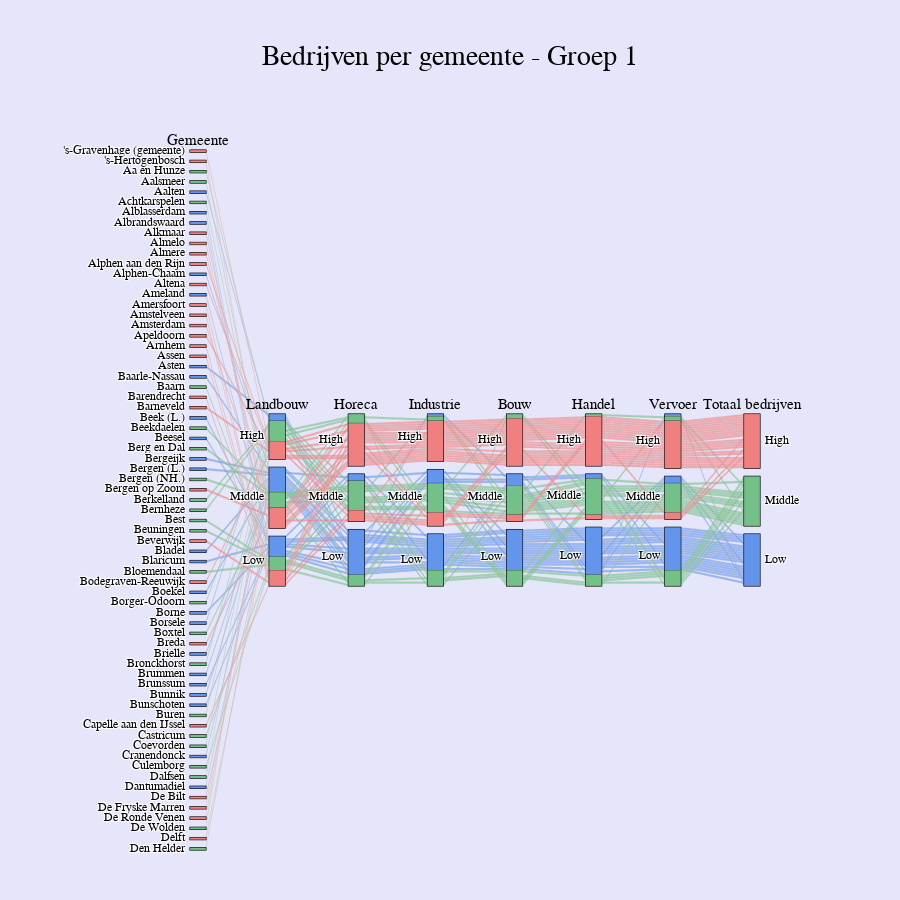
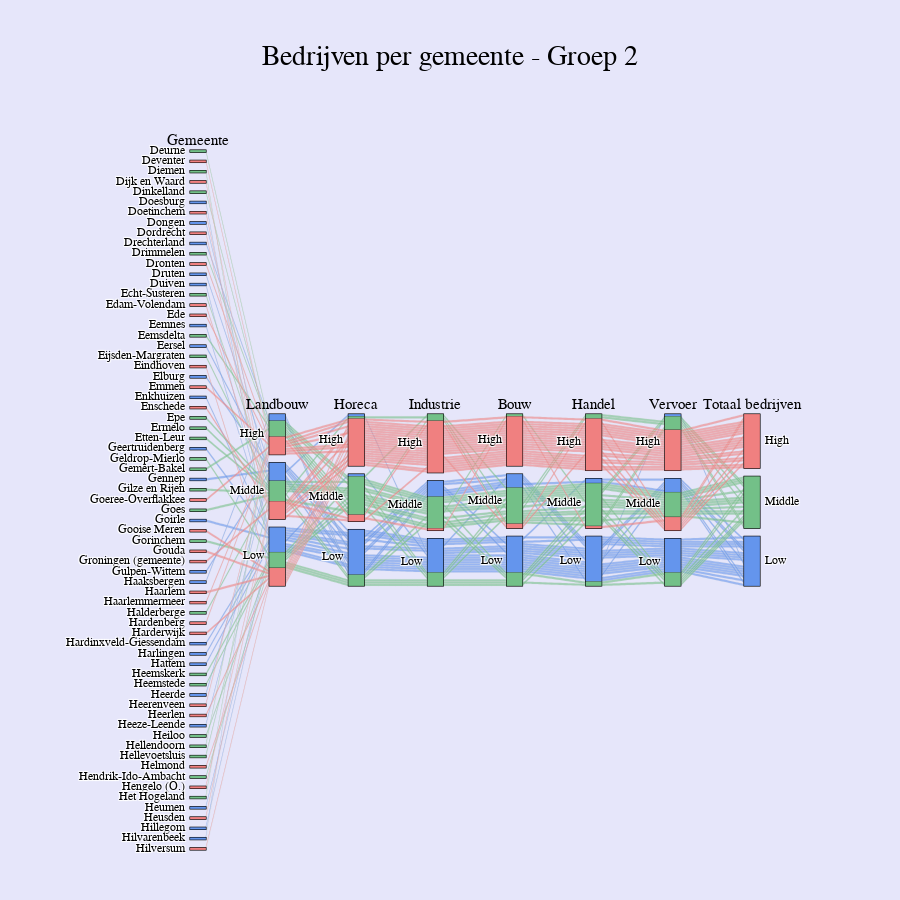
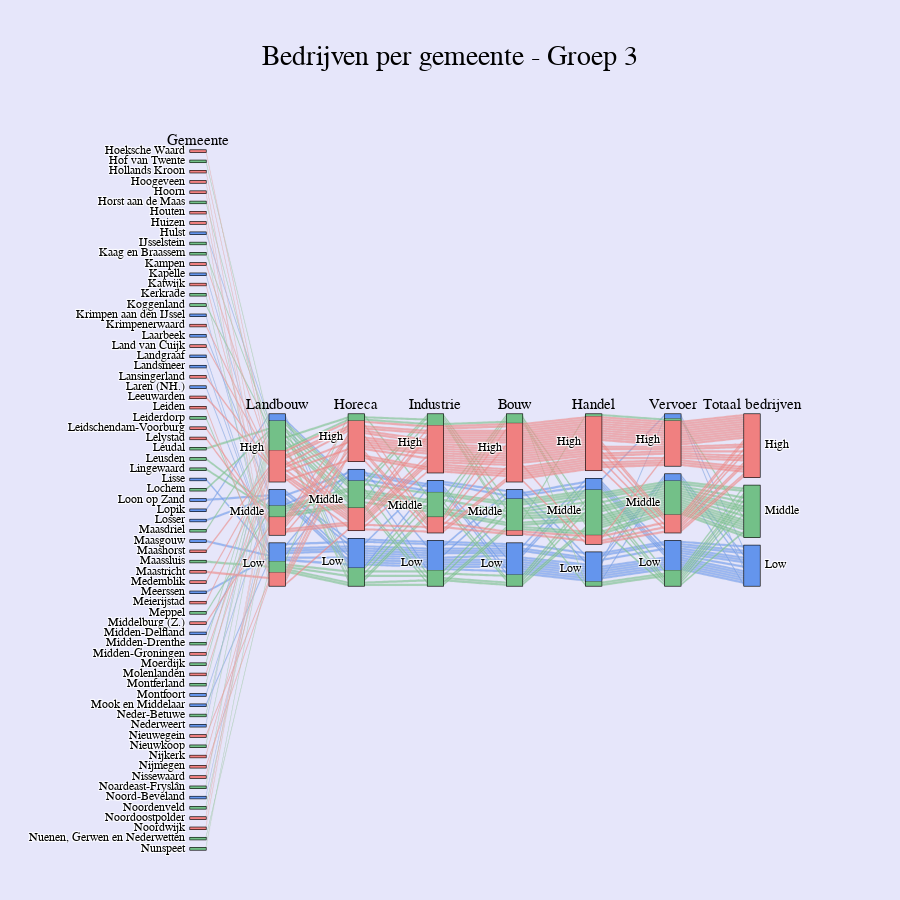
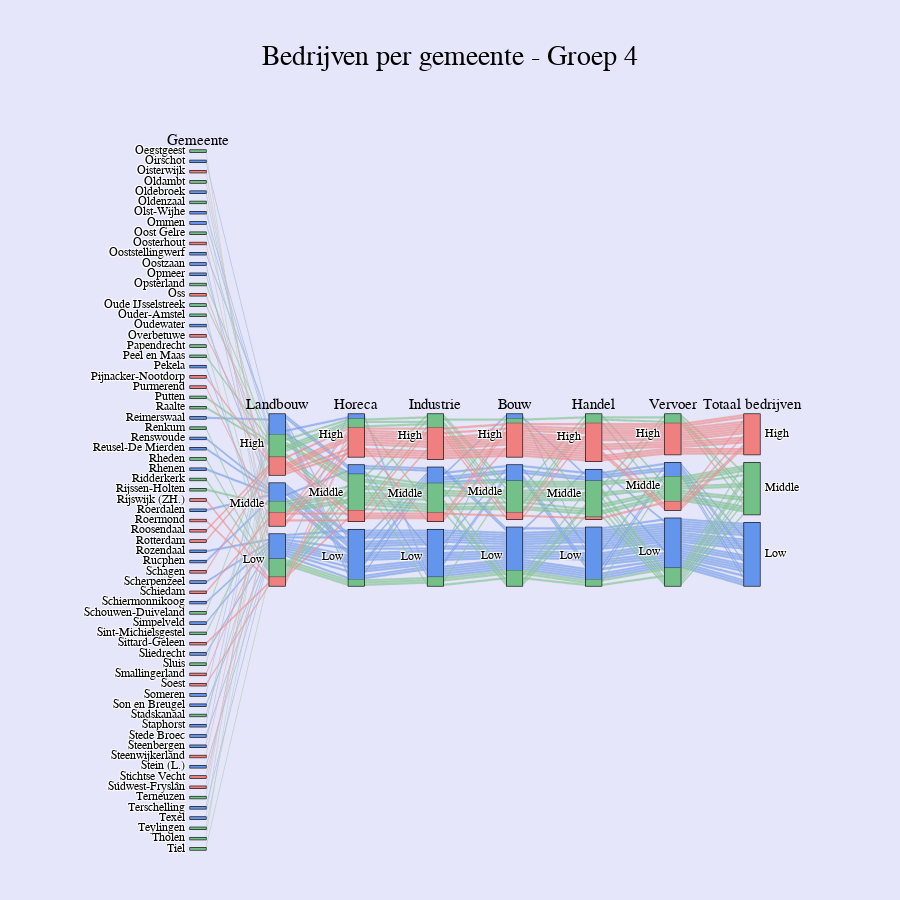

Write notebook code for charts like these, in order.
### Code cell
# Plot Vestigingen van bedrijven in Nederlandse gemeentes

# Load the new dataset
df = pd.read_csv('vestigingen_van_bedrijven_schoongemaakt.csv')

# Classify the number of companies into 'Low', 'Middle', and 'High'
df['company_qcut'] = pd.qcut(df['A-U Alle economische activiteiten'], q=3, labels=['Low', 'Middle', 'High'])
df['I Horeca_qcut'] = pd.qcut(df['I Horeca'], q=3, labels=['Low', 'Middle', 'High'])
df['A Landbouw, bosbouw en visserij_qcut'] = pd.qcut(df['A Landbouw, bosbouw en visserij'], q=3, labels=['Low', 'Middle', 'High'])
df['C Industrie_qcut'] = pd.qcut(df['C Industrie'], q=3, labels=['Low', 'Middle', 'High'])
df['F Bouwnijverheid_qcut'] = pd.qcut(df['F Bouwnijverheid'], q=3, labels=['Low', 'Middle', 'High'])
df['G Handel_qcut'] = pd.qcut(df['G Handel'], q=3, labels=['Low', 'Middle', 'High'])
df['H Vervoer en opslag_qcut'] = pd.qcut(df['H Vervoer en opslag'], q=3, labels=['Low', 'Middle', 'High'])

# Sort the dataframe by municipality
df = df.sort_values("Regio's")

# Split the municipalities into 4 equal groups
num_groups = 5
df['group'] = pd.qcut(range(len(df)), num_groups, labels=False)


# Define a function to create a plot for a specific group
def create_plot(group):
    group_df = df[df['group'] == group]
    dimensions = [
        {'label': 'Gemeente', 'values': group_df["Regio's"], 'categoryorder': 'category ascending', 'ticktext': [_ for _ in group_df["I Horeca"]]},
        {'label': 'Landbouw', 'values': group_df["A Landbouw, bosbouw en visserij_qcut"], 'categoryorder': 'array', 'categoryarray': ['High', 'Middle', 'Low']},
        {'label': 'Horeca', 'values': group_df["I Horeca_qcut"], 'categoryorder': 'array', 'categoryarray': ['High', 'Middle', 'Low']},
        {'label': 'Industrie', 'values': group_df["C Industrie_qcut"], 'categoryorder': 'array', 'categoryarray': ['High', 'Middle', 'Low']},
        {'label': 'Bouw', 'values': group_df["F Bouwnijverheid_qcut"], 'categoryorder': 'array', 'categoryarray': ['High', 'Middle', 'Low']},
        {'label': 'Handel', 'values': group_df["G Handel_qcut"], 'categoryorder': 'array', 'categoryarray': ['High', 'Middle', 'Low']},
        {'label': 'Vervoer', 'values': group_df["H Vervoer en opslag_qcut"], 'categoryorder': 'array', 'categoryarray': ['High', 'Middle', 'Low']},
        {'label': 'Totaal bedrijven', 'values': group_df['company_qcut'], 'categoryorder': 'array', 'categoryarray': ['High', 'Middle', 'Low']}
    ]
    colors = {'Low': 0, 'Middle': 0.5, 'High': 1}
    # color_scale = [[0, '#A8E0B7'], [0.5, '#73C088'], [1, '#397D54']]
    color_scale = [[0, 'cornflowerblue'], [0.5, '#73C088'], [1, 'lightcoral']]
    color_vals = group_df['company_qcut'].map(colors)
    fig = go.Figure(go.Parcats(
        dimensions=dimensions,
        line={'color': color_vals, 'colorscale': color_scale},
        labelfont={'size': 15},
        tickfont={'size': 12},
        # dimensiondefaults={'ticktext': ['Low', 'Middle', 'High']}
    ))
    
    
    
    
    
    fig.update_layout(
        # title=f'Bedrijven per gemeente - Group {group + 1}',
        height=900,
        title={
        'text': f'Bedrijven per gemeente - Groep {group + 1}',
        'y':0.95,
        'x':0.5,
        'xanchor': 'center',
        'yanchor': 'top'
        },
        font=dict(
            family="Courier New, monospace",
            size=20,
            # color="#235D3A"
            color='black' 
        ),
        margin=dict(l=150, r=100, t=150, b=50),
        plot_bgcolor='red',
        paper_bgcolor='lavender',
        bargap=1,
    )
    
    return fig

# Create plots for each group
for group in range(num_groups):
    fig = create_plot(group)
    fig.show()

### Figure 1 — Plotly figure (JSON) as saved in the notebook; plotly's stock layout.template omitted (floating-point values rounded to 4 significant figures)
{"data": [{"dimensions": [{"categoryorder": "category ascending", "label": "Gemeente", "ticktext": [3050, 770, 150, 110, 90, 80, 55, 55, 505, 220, 865, 300, 65, 165, 140, 605, 350, 8650, 675, 760, 210, 75, 50, 105, 105, 220, 75, 165, 45, 155, 95, 80, 290, 290, 175, 90, 85, 80, 235, 80, 35, 100, 110, 30, 130, 60, 75, 130, 920, 80, 180, 75, 95, 45, 80, 110, 155, 150, 180, 80, 85, 105, 50, 120, 310, 200, 120, 520, 215], "values": ["'s-Gravenhage (gemeente)", "'s-Hertogenbosch", "Aa en Hunze", "Aalsmeer", "Aalten", "Achtkarspelen", "Alblasserdam", "Albrandswaard", "Alkmaar", "Almelo", "Almere", "Alphen aan den Rijn", "Alphen-Chaam", "Altena", "Ameland", "Amersfoort", "Amstelveen", "Amsterdam", "Apeldoorn", "Arnhem", "Assen", "Asten", "Baarle-Nassau", "Baarn", "Barendrecht", "Barneveld", "Beek (L.)", "Beekdaelen", "Beesel", "Berg en Dal", "Bergeijk", "Bergen (L.)", "Bergen (NH.)", "Bergen op Zoom", "Berkelland", "Bernheze", "Best", "Beuningen", "Beverwijk", "Bladel", "Blaricum", "Bloemendaal", "Bodegraven-Reeuwijk", "Boekel", "Borger-Odoorn", "Borne", "Borsele", "Boxtel", "Breda", "Brielle", "Bronckhorst", "Brummen", "Brunssum", "Bunnik", "Bunschoten", "Buren", "Capelle aan den IJssel", "Castricum", "Coevorden", "Cranendonck", "Culemborg", "Dalfsen", "Dantumadiel", "De Bilt", "De Fryske Marren", "De Ronde Venen", "De Wolden", "Delft", "Den Helder"]}, {"categoryarray": ["High", "Middle", "Low"], "categoryorder": "array", "label": "Landbouw", "values": ["High", "Middle", "High", "Middle", "High", "Middle", "Low", "Low", "Middle", "Middle", "Middle", "High", "Middle", "High", "Low", "Low", "Low", "Middle", "High", "Low", "Low", "High", "Middle", "Low", "Low", "High", "Low", "Middle", "Low", "Middle", "Middle", "Middle", "Middle", "Middle", "High", "High", "Low", "Low", "Low", "Middle", "Low", "Low", "High", "Middle", "High", "Low", "High", "Middle", "Middle", "Middle", "High", "Middle", "Low", "Middle", "Low", "High", "Low", "Low", "High", "Middle", "Low", "High", "Middle", "Middle", "High", "High", "High", "Middle", "Middle"]}, {"categoryarray": ["High", "Middle", "Low"], "categoryorder": "array", "label": "Horeca", "values": ["High", "High", "Middle", "Middle", "Low", "Low", "Low", "Low", "High", "High", "High", "High", "Low", "Middle", "Middle", "High", "High", "High", "High", "High", "High", "Low", "Low", "Middle", "Middle", "High", "Low", "Middle", "Low", "Middle", "Middle", "Low", "High", "High", "Middle", "Low", "Low", "Low", "High", "Low", "Low", "Middle", "Middle", "Low", "Middle", "Low", "Low", "Middle", "High", "Low", "High", "Low", "Middle", "Low", "Low", "Middle", "Middle", "Middle", "High", "Low", "Low", "Middle", "Low", "Middle", "High", "High", "Middle", "High", "High"]}, {"categoryarray": ["High", "Middle", "Low"], "categoryorder": "array", "label": "Industrie", "values": ["High", "High", "Low", "Middle", "Middle", "Low", "Low", "Low", "High", "High", "High", "High", "Low", "High", "Low", "High", "High", "High", "High", "High", "Middle", "Middle", "Low", "Low", "Middle", "High", "Low", "Middle", "Low", "Middle", "Middle", "Low", "Low", "High", "High", "Middle", "Middle", "Low", "Middle", "High", "Low", "Low", "Middle", "Low", "Middle", "Low", "Middle", "Middle", "High", "Low", "High", "Low", "Low", "Low", "Middle", "Middle", "Middle", "Low", "Middle", "Middle", "Middle", "Middle", "Low", "Middle", "High", "High", "Middle", "High", "Middle"]}, {"categoryarray": ["High", "Middle", "Low"], "categoryorder": "array", "label": "Bouw", "values": ["High", "High", "Low", "Middle", "Low", "High", "Low", "Low", "High", "High", "High", "High", "Low", "High", "Low", "High", "High", "High", "High", "High", "Middle", "Low", "Low", "Middle", "Middle", "High", "Low", "Middle", "Low", "Middle", "Middle", "Low", "Middle", "High", "Middle", "High", "Middle", "Low", "High", "Middle", "Low", "Low", "High", "Low", "Low", "Low", "Low", "Middle", "High", "Low", "Middle", "Low", "Low", "Low", "Middle", "Middle", "High", "Middle", "Middle", "Middle", "Low", "Low", "Middle", "Middle", "High", "High", "Low", "High", "Middle"]}, {"categoryarray": ["High", "Middle", "Low"], "categoryorder": "array", "label": "Handel", "values": ["High", "High", "Low", "High", "Low", "Middle", "Low", "Low", "High", "High", "High", "High", "Low", "High", "Low", "High", "High", "High", "High", "High", "High", "Low", "Low", "Low", "High", "High", "Low", "Middle", "Low", "Low", "Low", "Low", "Middle", "High", "Middle", "Middle", "Middle", "Middle", "High", "Middle", "Low", "Low", "Middle", "Low", "Low", "Low", "Low", "Middle", "High", "Low", "Middle", "Low", "Low", "Low", "Middle", "Middle", "High", "Middle", "Middle", "Low", "Middle", "Middle", "Low", "Middle", "High", "High", "Middle", "High", "Middle"]}, {"categoryarray": ["High", "Middle", "Low"], "categoryorder": "array", "label": "Vervoer", "values": ["High", "High", "Low", "High", "Low", "Middle", "Middle", "High", "High", "High", "High", "High", "Low", "High", "Low", "High", "High", "High", "High", "High", "Middle", "Low", "Low", "Low", "High", "High", "Middle", "Middle", "Low", "Low", "Low", "Low", "Low", "High", "Low", "Middle", "Middle", "Middle", "High", "Low", "Low", "Low", "Middle", "Low", "Middle", "Low", "Middle", "Middle", "High", "Low", "Low", "Low", "Low", "Low", "Low", "High", "High", "Middle", "Middle", "Low", "Middle", "Middle", "Low", "Middle", "High", "High", "Middle", "High", "Middle"]}, {"categoryarray": ["High", "Middle", "Low"], "categoryorder": "array", "label": "Totaal bedrijven", "values": ["High", "High", "Middle", "Middle", "Low", "Middle", "Low", "Low", "High", "High", "High", "High", "Low", "High", "Low", "High", "High", "High", "High", "High", "High", "Low", "Low", "Middle", "High", "High", "Low", "Middle", "Low", "Middle", "Low", "Low", "Middle", "High", "Middle", "Middle", "Middle", "Middle", "High", "Low", "Low", "Middle", "High", "Low", "Middle", "Low", "Low", "Middle", "High", "Low", "Middle", "Low", "Low", "Low", "Low", "Middle", "High", "Middle", "Middle", "Low", "Middle", "Middle", "Low", "High", "High", "High", "Middle", "High", "Middle"]}], "labelfont": {"size": 15}, "line": {"color": [1, 1, 0.5, 0.5, 0, 0.5, 0, 0, 1, 1, 1, 1, 0, 1, 0, 1, 1, 1, 1, 1, 1, 0, 0, 0.5, 1, 1, 0, 0.5, 0, 0.5, 0, 0, 0.5, 1, 0.5, 0.5, 0.5, 0.5, 1, 0, 0, 0.5, 1, 0, 0.5, 0, 0, 0.5, 1, 0, 0.5, 0, 0, 0, 0, 0.5, 1, 0.5, 0.5, 0, 0.5, 0.5, 0, 1, 1, 1, 0.5, 1, 0.5], "colorscale": [[0, "cornflowerblue"], [0.5, "#73C088"], [1, "lightcoral"]]}, "tickfont": {"size": 12}, "type": "parcats"}], "layout": {"bargap": 1, "font": {"color": "black", "family": "Courier New, monospace", "size": 20}, "height": 900, "margin": {"b": 50, "l": 150, "r": 100, "t": 150}, "paper_bgcolor": "lavender", "plot_bgcolor": "red", "title": {"text": "Bedrijven per gemeente - Groep 1", "x": 0.5, "xanchor": "center", "y": 0.95, "yanchor": "top"}}}

### Figure 2 — Plotly figure (JSON) as saved in the notebook; plotly's stock layout.template omitted (floating-point values rounded to 4 significant figures)
{"data": [{"dimensions": [{"categoryorder": "category ascending", "label": "Gemeente", "ticktext": [120, 405, 160, 205, 125, 55, 200, 75, 385, 65, 100, 115, 60, 70, 120, 140, 385, 25, 145, 90, 155, 1165, 85, 355, 90, 555, 140, 150, 110, 80, 135, 130, 70, 90, 205, 195, 65, 265, 150, 225, 1075, 215, 85, 880, 645, 90, 210, 190, 30, 95, 55, 95, 90, 70, 185, 355, 80, 60, 110, 115, 315, 70, 250, 175, 55, 155, 60, 90, 415], "values": ["Deurne", "Deventer", "Diemen", "Dijk en Waard", "Dinkelland", "Doesburg", "Doetinchem", "Dongen", "Dordrecht", "Drechterland", "Drimmelen", "Dronten", "Druten", "Duiven", "Echt-Susteren", "Edam-Volendam", "Ede", "Eemnes", "Eemsdelta", "Eersel", "Eijsden-Margraten", "Eindhoven", "Elburg", "Emmen", "Enkhuizen", "Enschede", "Epe", "Ermelo", "Etten-Leur", "Geertruidenberg", "Geldrop-Mierlo", "Gemert-Bakel", "Gennep", "Gilze en Rijen", "Goeree-Overflakkee", "Goes", "Goirle", "Gooise Meren", "Gorinchem", "Gouda", "Groningen (gemeente)", "Gulpen-Wittem", "Haaksbergen", "Haarlem", "Haarlemmermeer", "Halderberge", "Hardenberg", "Harderwijk", "Hardinxveld-Giessendam", "Harlingen", "Hattem", "Heemskerk", "Heemstede", "Heerde", "Heerenveen", "Heerlen", "Heeze-Leende", "Heiloo", "Hellendoorn", "Hellevoetsluis", "Helmond", "Hendrik-Ido-Ambacht", "Hengelo (O.)", "Het Hogeland", "Heumen", "Heusden", "Hillegom", "Hilvarenbeek", "Hilversum"]}, {"categoryarray": ["High", "Middle", "Low"], "categoryorder": "array", "label": "Landbouw", "values": ["High", "High", "Low", "Middle", "High", "Low", "Middle", "Middle", "Middle", "High", "High", "High", "Middle", "Low", "Middle", "Middle", "High", "Low", "High", "Middle", "Middle", "Low", "Middle", "High", "Low", "Middle", "Middle", "Middle", "Middle", "Low", "Low", "High", "Middle", "Middle", "High", "Middle", "Low", "Low", "Low", "Low", "Middle", "Middle", "High", "Low", "High", "Middle", "High", "Low", "Low", "Low", "Low", "Low", "Low", "Middle", "High", "Low", "Middle", "Low", "High", "Middle", "Low", "Low", "Middle", "High", "Low", "Middle", "Low", "High", "Low"]}, {"categoryarray": ["High", "Middle", "Low"], "categoryorder": "array", "label": "Horeca", "values": ["Middle", "High", "Middle", "High", "Middle", "Low", "High", "Low", "High", "Low", "Middle", "Middle", "Low", "Low", "Middle", "Middle", "High", "Low", "Middle", "Low", "Middle", "High", "Low", "High", "Low", "High", "Middle", "Middle", "Middle", "Low", "Middle", "Middle", "Low", "Low", "High", "High", "Low", "High", "Middle", "High", "High", "High", "Low", "High", "High", "Low", "High", "High", "Low", "Middle", "Low", "Middle", "Low", "Low", "High", "High", "Low", "Low", "Middle", "Middle", "High", "Low", "High", "Middle", "Low", "Middle", "Low", "Low", "High"]}, {"categoryarray": ["High", "Middle", "Low"], "categoryorder": "array", "label": "Industrie", "values": ["High", "High", "Low", "High", "Middle", "Low", "High", "Middle", "High", "Middle", "Middle", "High", "Low", "Low", "Middle", "Middle", "High", "Low", "Middle", "Middle", "Middle", "High", "Low", "High", "Middle", "High", "Middle", "Low", "Middle", "Middle", "Middle", "Middle", "Low", "Middle", "High", "High", "Low", "High", "Middle", "High", "High", "Low", "Middle", "High", "High", "Middle", "High", "High", "Middle", "Low", "Low", "Low", "Low", "Low", "High", "High", "Low", "Low", "Middle", "Middle", "High", "Low", "High", "High", "Low", "High", "Low", "Low", "High"]}, {"categoryarray": ["High", "Middle", "Low"], "categoryorder": "array", "label": "Bouw", "values": ["Middle", "High", "Middle", "High", "Low", "Low", "High", "Middle", "High", "Middle", "Middle", "Middle", "Low", "Low", "Middle", "High", "High", "Low", "Middle", "Middle", "Low", "High", "Middle", "High", "Middle", "High", "Middle", "Middle", "Middle", "Low", "Middle", "High", "Low", "Low", "High", "Middle", "Low", "High", "Middle", "High", "High", "Low", "Low", "High", "High", "Middle", "High", "High", "Middle", "Low", "Low", "Middle", "Low", "Low", "Middle", "High", "Low", "Low", "Middle", "Middle", "High", "Low", "High", "Middle", "Low", "High", "Low", "Low", "High"]}, {"categoryarray": ["High", "Middle", "Low"], "categoryorder": "array", "label": "Handel", "values": ["Middle", "High", "Middle", "High", "Middle", "Low", "High", "Middle", "High", "Low", "Middle", "High", "Low", "Middle", "Middle", "Middle", "High", "Low", "Middle", "Low", "Low", "High", "Low", "High", "Low", "High", "Middle", "Middle", "High", "Low", "Middle", "Middle", "Low", "Middle", "High", "High", "Low", "High", "Middle", "High", "High", "Low", "Low", "High", "High", "Middle", "High", "High", "Low", "Low", "Low", "Middle", "Middle", "Low", "High", "High", "Low", "Low", "Middle", "Middle", "High", "Middle", "High", "Middle", "Low", "High", "Low", "Low", "High"]}, {"categoryarray": ["High", "Middle", "Low"], "categoryorder": "array", "label": "Vervoer", "values": ["Middle", "High", "High", "High", "Low", "Low", "Middle", "Middle", "High", "Low", "Middle", "Middle", "Low", "Middle", "Middle", "Middle", "High", "Low", "High", "Low", "Low", "High", "Low", "High", "Middle", "High", "Middle", "Low", "High", "Middle", "Middle", "Middle", "Low", "Middle", "High", "High", "Low", "Middle", "Middle", "High", "High", "Low", "Low", "High", "High", "Middle", "High", "Middle", "Middle", "High", "Low", "Middle", "Low", "Low", "High", "High", "Low", "Low", "Low", "Middle", "High", "High", "High", "High", "Low", "Middle", "Middle", "Low", "High"]}, {"categoryarray": ["High", "Middle", "Low"], "categoryorder": "array", "label": "Totaal bedrijven", "values": ["Middle", "High", "Middle", "High", "Middle", "Low", "High", "Low", "High", "Low", "Middle", "High", "Low", "Low", "Middle", "High", "High", "Low", "Middle", "Low", "Middle", "High", "Low", "High", "Low", "High", "Middle", "Middle", "Middle", "Low", "Middle", "Middle", "Low", "Middle", "High", "Middle", "Low", "High", "Middle", "High", "High", "Low", "Low", "High", "High", "Middle", "High", "High", "Low", "Low", "Low", "Middle", "Middle", "Low", "High", "High", "Low", "Middle", "Middle", "Middle", "High", "Middle", "High", "Middle", "Low", "High", "Low", "Low", "High"]}], "labelfont": {"size": 15}, "line": {"color": [0.5, 1, 0.5, 1, 0.5, 0, 1, 0, 1, 0, 0.5, 1, 0, 0, 0.5, 1, 1, 0, 0.5, 0, 0.5, 1, 0, 1, 0, 1, 0.5, 0.5, 0.5, 0, 0.5, 0.5, 0, 0.5, 1, 0.5, 0, 1, 0.5, 1, 1, 0, 0, 1, 1, 0.5, 1, 1, 0, 0, 0, 0.5, 0.5, 0, 1, 1, 0, 0.5, 0.5, 0.5, 1, 0.5, 1, 0.5, 0, 1, 0, 0, 1], "colorscale": [[0, "cornflowerblue"], [0.5, "#73C088"], [1, "lightcoral"]]}, "tickfont": {"size": 12}, "type": "parcats"}], "layout": {"bargap": 1, "font": {"color": "black", "family": "Courier New, monospace", "size": 20}, "height": 900, "margin": {"b": 50, "l": 150, "r": 100, "t": 150}, "paper_bgcolor": "lavender", "plot_bgcolor": "red", "title": {"text": "Bedrijven per gemeente - Groep 2", "x": 0.5, "xanchor": "center", "y": 0.95, "yanchor": "top"}}}

### Figure 3 — Plotly figure (JSON) as saved in the notebook; plotly's stock layout.template omitted (floating-point values rounded to 4 significant figures)
{"data": [{"dimensions": [{"categoryorder": "category ascending", "label": "Gemeente", "ticktext": [265, 150, 160, 180, 290, 195, 125, 110, 150, 90, 95, 175, 45, 185, 180, 55, 55, 180, 85, 360, 115, 55, 160, 50, 535, 605, 65, 275, 295, 170, 100, 140, 75, 160, 110, 55, 90, 85, 115, 215, 90, 790, 170, 85, 305, 120, 260, 60, 175, 175, 125, 115, 125, 45, 40, 55, 75, 190, 90, 135, 760, 210, 210, 95, 125, 125, 275, 90, 145], "values": ["Hoeksche Waard", "Hof van Twente", "Hollands Kroon", "Hoogeveen", "Hoorn", "Horst aan de Maas", "Houten", "Huizen", "Hulst", "IJsselstein", "Kaag en Braassem", "Kampen", "Kapelle", "Katwijk", "Kerkrade", "Koggenland", "Krimpen aan den IJssel", "Krimpenerwaard", "Laarbeek", "Land van Cuijk", "Landgraaf", "Landsmeer", "Lansingerland", "Laren (NH.)", "Leeuwarden", "Leiden", "Leiderdorp", "Leidschendam-Voorburg", "Lelystad", "Leudal", "Leusden", "Lingewaard", "Lisse", "Lochem", "Loon op Zand", "Lopik", "Losser", "Maasdriel", "Maasgouw", "Maashorst", "Maassluis", "Maastricht", "Medemblik", "Meerssen", "Meierijstad", "Meppel", "Middelburg (Z.)", "Midden-Delfland", "Midden-Drenthe", "Midden-Groningen", "Moerdijk", "Molenlanden", "Montferland", "Montfoort", "Mook en Middelaar", "Neder-Betuwe", "Nederweert", "Nieuwegein", "Nieuwkoop", "Nijkerk", "Nijmegen", "Nissewaard", "Noardeast-Fryslân", "Noord-Beveland", "Noordenveld", "Noordoostpolder", "Noordwijk", "Nuenen, Gerwen en Nederwetten", "Nunspeet"]}, {"categoryarray": ["High", "Middle", "Low"], "categoryorder": "array", "label": "Landbouw", "values": ["High", "High", "High", "Middle", "Low", "High", "Middle", "Low", "High", "Low", "High", "High", "Middle", "Middle", "Low", "High", "Low", "High", "Middle", "High", "Low", "Low", "High", "Low", "High", "Low", "Low", "Middle", "Middle", "High", "Middle", "Middle", "Low", "High", "Middle", "High", "Middle", "High", "Low", "High", "Low", "Low", "High", "Low", "High", "Middle", "Middle", "Middle", "High", "High", "High", "High", "High", "Middle", "Low", "High", "High", "Low", "High", "Middle", "Low", "Middle", "High", "Middle", "Middle", "High", "High", "Low", "Middle"]}, {"categoryarray": ["High", "Middle", "Low"], "categoryorder": "array", "label": "Horeca", "values": ["High", "Middle", "Middle", "High", "High", "High", "Middle", "Middle", "Middle", "Low", "Middle", "Middle", "Low", "High", "High", "Low", "Low", "High", "Low", "High", "Middle", "Low", "Middle", "Low", "High", "High", "Low", "High", "High", "Middle", "Middle", "Middle", "Low", "Middle", "Middle", "Low", "Low", "Low", "Middle", "High", "Low", "High", "Middle", "Low", "High", "Middle", "High", "Low", "Middle", "Middle", "Middle", "Middle", "Middle", "Low", "Low", "Low", "Low", "High", "Low", "Middle", "High", "High", "High", "Middle", "Middle", "Middle", "High", "Low", "Middle"]}, {"categoryarray": ["High", "Middle", "Low"], "categoryorder": "array", "label": "Industrie", "values": ["High", "High", "High", "High", "High", "High", "Middle", "Middle", "Middle", "Low", "Middle", "High", "Low", "Middle", "Middle", "Middle", "Low", "High", "Middle", "High", "Low", "Low", "High", "Low", "High", "High", "Low", "Middle", "High", "High", "Low", "Middle", "Low", "Middle", "Middle", "Low", "Low", "Middle", "Middle", "High", "Low", "High", "High", "Low", "High", "Middle", "Middle", "Low", "Middle", "High", "High", "High", "Middle", "Low", "Low", "Middle", "Middle", "Middle", "Middle", "High", "High", "High", "High", "Low", "Low", "High", "Middle", "Low", "Low"]}, {"categoryarray": ["High", "Middle", "Low"], "categoryorder": "array", "label": "Bouw", "values": ["High", "Middle", "High", "High", "High", "Middle", "Middle", "High", "Low", "Middle", "Middle", "High", "Low", "High", "Middle", "High", "Low", "High", "Middle", "High", "Middle", "Low", "High", "Low", "High", "High", "Middle", "High", "High", "Middle", "Low", "Middle", "Low", "Low", "Middle", "Middle", "Low", "High", "Low", "High", "Middle", "High", "High", "Low", "High", "Low", "Middle", "Low", "Middle", "High", "Middle", "High", "Middle", "Low", "Low", "Middle", "Low", "High", "High", "High", "High", "High", "High", "Low", "Low", "High", "High", "Low", "Middle"]}, {"categoryarray": ["High", "Middle", "Low"], "categoryorder": "array", "label": "Handel", "values": ["High", "Middle", "High", "High", "High", "Middle", "Middle", "Middle", "Low", "Middle", "Middle", "High", "Low", "High", "Middle", "Low", "Middle", "High", "Low", "High", "Middle", "Low", "High", "Low", "High", "High", "Low", "High", "High", "Middle", "Middle", "Middle", "Middle", "Middle", "Middle", "Low", "Middle", "Middle", "Low", "High", "Middle", "High", "High", "Low", "High", "Middle", "Middle", "Low", "Middle", "High", "High", "Middle", "Middle", "Low", "Low", "Middle", "Low", "High", "Middle", "High", "High", "High", "Middle", "Low", "Middle", "High", "High", "Middle", "Middle"]}, {"categoryarray": ["High", "Middle", "Low"], "categoryorder": "array", "label": "Vervoer", "values": ["High", "Low", "High", "Middle", "High", "Middle", "Middle", "Middle", "Middle", "Middle", "Middle", "High", "Low", "High", "Middle", "Low", "High", "High", "Low", "High", "Low", "Middle", "High", "Low", "High", "High", "Low", "High", "High", "Middle", "Low", "Middle", "Low", "Low", "Low", "Middle", "Low", "Middle", "High", "Middle", "Middle", "High", "Middle", "Low", "High", "Middle", "Middle", "Low", "Low", "High", "High", "High", "Middle", "Low", "Low", "Middle", "Low", "High", "Middle", "Middle", "High", "High", "Middle", "Low", "Middle", "High", "Middle", "Low", "Middle"]}, {"categoryarray": ["High", "Middle", "Low"], "categoryorder": "array", "label": "Totaal bedrijven", "values": ["High", "Middle", "High", "High", "High", "Middle", "High", "High", "Low", "Middle", "Middle", "High", "Low", "High", "Middle", "Middle", "Low", "High", "Low", "High", "Low", "Low", "High", "Low", "High", "High", "Middle", "High", "High", "Middle", "Middle", "Middle", "Low", "Middle", "Low", "Low", "Low", "Middle", "Low", "High", "Middle", "High", "High", "Low", "High", "Middle", "High", "Low", "Middle", "High", "Middle", "High", "Middle", "Low", "Low", "Middle", "Low", "High", "Middle", "High", "High", "High", "Middle", "Low", "Middle", "High", "High", "Middle", "Middle"]}], "labelfont": {"size": 15}, "line": {"color": [1, 0.5, 1, 1, 1, 0.5, 1, 1, 0, 0.5, 0.5, 1, 0, 1, 0.5, 0.5, 0, 1, 0, 1, 0, 0, 1, 0, 1, 1, 0.5, 1, 1, 0.5, 0.5, 0.5, 0, 0.5, 0, 0, 0, 0.5, 0, 1, 0.5, 1, 1, 0, 1, 0.5, 1, 0, 0.5, 1, 0.5, 1, 0.5, 0, 0, 0.5, 0, 1, 0.5, 1, 1, 1, 0.5, 0, 0.5, 1, 1, 0.5, 0.5], "colorscale": [[0, "cornflowerblue"], [0.5, "#73C088"], [1, "lightcoral"]]}, "tickfont": {"size": 12}, "type": "parcats"}], "layout": {"bargap": 1, "font": {"color": "black", "family": "Courier New, monospace", "size": 20}, "height": 900, "margin": {"b": 50, "l": 150, "r": 100, "t": 150}, "paper_bgcolor": "lavender", "plot_bgcolor": "red", "title": {"text": "Bedrijven per gemeente - Groep 3", "x": 0.5, "xanchor": "center", "y": 0.95, "yanchor": "top"}}}

### Figure 4 — Plotly figure (JSON) as saved in the notebook; plotly's stock layout.template omitted (floating-point values rounded to 4 significant figures)
{"data": [{"dimensions": [{"categoryorder": "category ascending", "label": "Gemeente", "ticktext": [60, 105, 170, 160, 50, 95, 65, 110, 110, 200, 110, 35, 35, 105, 300, 125, 75, 50, 135, 65, 180, 25, 125, 325, 105, 125, 70, 100, 20, 60, 145, 75, 115, 115, 160, 95, 335, 285, 3295, 5, 75, 275, 35, 265, 25, 455, 45, 125, 385, 45, 330, 175, 180, 75, 50, 105, 40, 50, 80, 320, 85, 245, 445, 225, 180, 340, 110, 95, 145], "values": ["Oegstgeest", "Oirschot", "Oisterwijk", "Oldambt", "Oldebroek", "Oldenzaal", "Olst-Wijhe", "Ommen", "Oost Gelre", "Oosterhout", "Ooststellingwerf", "Oostzaan", "Opmeer", "Opsterland", "Oss", "Oude IJsselstreek", "Ouder-Amstel", "Oudewater", "Overbetuwe", "Papendrecht", "Peel en Maas", "Pekela", "Pijnacker-Nootdorp", "Purmerend", "Putten", "Raalte", "Reimerswaal", "Renkum", "Renswoude", "Reusel-De Mierden", "Rheden", "Rhenen", "Ridderkerk", "Rijssen-Holten", "Rijswijk (ZH.)", "Roerdalen", "Roermond", "Roosendaal", "Rotterdam", "Rozendaal", "Rucphen", "Schagen", "Scherpenzeel", "Schiedam", "Schiermonnikoog", "Schouwen-Duiveland", "Simpelveld", "Sint-Michielsgestel", "Sittard-Geleen", "Sliedrecht", "Sluis", "Smallingerland", "Soest", "Someren", "Son en Breugel", "Stadskanaal", "Staphorst", "Stede Broec", "Steenbergen", "Steenwijkerland", "Stein (L.)", "Stichtse Vecht", "Súdwest-Fryslân", "Terneuzen", "Terschelling", "Texel", "Teylingen", "Tholen", "Tiel"]}, {"categoryarray": ["High", "Middle", "Low"], "categoryorder": "array", "label": "Landbouw", "values": ["Low", "High", "Middle", "Middle", "Middle", "Low", "High", "High", "High", "Middle", "High", "Low", "Middle", "High", "High", "High", "Low", "Middle", "High", "Low", "High", "Low", "High", "Middle", "High", "High", "High", "Low", "Middle", "Middle", "Low", "Middle", "Low", "Middle", "Low", "Middle", "Low", "High", "High", "Low", "Middle", "High", "Low", "Middle", "Low", "High", "Low", "Middle", "Low", "Low", "High", "Middle", "Low", "High", "Low", "Middle", "High", "Low", "High", "High", "Low", "Middle", "High", "High", "Low", "High", "Middle", "High", "Low"]}, {"categoryarray": ["High", "Middle", "Low"], "categoryorder": "array", "label": "Horeca", "values": ["Low", "Middle", "Middle", "Middle", "Low", "Middle", "Low", "Middle", "Middle", "High", "Middle", "Low", "Low", "Middle", "High", "Middle", "Low", "Low", "Middle", "Low", "High", "Low", "Middle", "High", "Middle", "Middle", "Low", "Middle", "Low", "Low", "Middle", "Low", "Middle", "Middle", "Middle", "Middle", "High", "High", "High", "Low", "Low", "High", "Low", "High", "Low", "High", "Low", "Middle", "High", "Low", "High", "Middle", "High", "Low", "Low", "Middle", "Low", "Low", "Low", "High", "Low", "High", "High", "High", "High", "High", "Middle", "Middle", "Middle"]}, {"categoryarray": ["High", "Middle", "Low"], "categoryorder": "array", "label": "Industrie", "values": ["Low", "Middle", "Middle", "Middle", "Middle", "Middle", "Low", "Low", "Middle", "High", "Middle", "Low", "Low", "Middle", "High", "High", "Low", "Low", "High", "Low", "High", "Low", "Middle", "High", "Middle", "Middle", "Middle", "Low", "Low", "Low", "Middle", "Low", "High", "Middle", "Middle", "Low", "High", "High", "High", "Low", "Low", "High", "Low", "High", "Low", "High", "Low", "Middle", "High", "Middle", "Middle", "High", "Middle", "Middle", "Low", "Middle", "Low", "Low", "Middle", "High", "Low", "High", "High", "High", "Low", "Low", "Middle", "Middle", "High"]}, {"categoryarray": ["High", "Middle", "Low"], "categoryorder": "array", "label": "Bouw", "values": ["Low", "Low", "Middle", "Middle", "High", "Low", "Low", "Low", "Low", "High", "Low", "Low", "Low", "Middle", "High", "Middle", "Low", "Low", "Middle", "Middle", "Middle", "Low", "High", "High", "Middle", "Low", "Middle", "Low", "Low", "Low", "Middle", "Middle", "High", "Middle", "High", "Low", "Middle", "High", "High", "Low", "High", "High", "Low", "High", "Low", "Middle", "Low", "High", "High", "Middle", "Low", "High", "High", "Middle", "Low", "Middle", "Middle", "Middle", "Middle", "High", "Low", "High", "High", "Middle", "Low", "Low", "Middle", "Middle", "Middle"]}, {"categoryarray": ["High", "Middle", "Low"], "categoryorder": "array", "label": "Handel", "values": ["Low", "Low", "Middle", "Middle", "Low", "Middle", "Low", "Low", "Middle", "High", "Middle", "Low", "Low", "Middle", "High", "Middle", "Low", "Low", "High", "Middle", "High", "Low", "High", "High", "Middle", "Middle", "Middle", "Low", "Low", "Low", "Middle", "Low", "High", "Middle", "High", "Low", "High", "High", "High", "Low", "Middle", "High", "Low", "High", "Low", "Middle", "Low", "Middle", "High", "Middle", "Middle", "High", "High", "Middle", "Low", "Middle", "Low", "Low", "Low", "High", "Low", "High", "High", "High", "Low", "Low", "Middle", "Middle", "High"]}, {"categoryarray": ["High", "Middle", "Low"], "categoryorder": "array", "label": "Vervoer", "values": ["Low", "Low", "Middle", "Middle", "Middle", "Middle", "Low", "Low", "Low", "High", "Low", "Low", "Low", "Middle", "High", "Middle", "Middle", "Low", "High", "High", "Middle", "Low", "High", "High", "Low", "Low", "Middle", "Low", "Low", "Low", "Middle", "Low", "High", "Low", "High", "Low", "High", "High", "High", "Low", "Middle", "Middle", "Low", "High", "Low", "High", "Low", "Low", "High", "Middle", "Middle", "High", "Middle", "Low", "Low", "Low", "Low", "Low", "Middle", "Middle", "Middle", "High", "High", "High", "Low", "Low", "Middle", "Middle", "Middle"]}, {"categoryarray": ["High", "Middle", "Low"], "categoryorder": "array", "label": "Totaal bedrijven", "values": ["Middle", "Low", "High", "Middle", "Low", "Middle", "Low", "Low", "Middle", "High", "Low", "Low", "Low", "Middle", "High", "Middle", "Middle", "Low", "High", "Middle", "Middle", "Low", "High", "High", "Middle", "Middle", "Low", "Middle", "Low", "Low", "Middle", "Low", "Middle", "Middle", "High", "Low", "High", "High", "High", "Low", "Low", "High", "Low", "High", "Low", "Middle", "Low", "Middle", "High", "Low", "Middle", "High", "High", "Low", "Low", "Middle", "Low", "Low", "Low", "High", "Low", "High", "High", "Middle", "Low", "Low", "Middle", "Middle", "Middle"]}], "labelfont": {"size": 15}, "line": {"color": [0.5, 0, 1, 0.5, 0, 0.5, 0, 0, 0.5, 1, 0, 0, 0, 0.5, 1, 0.5, 0.5, 0, 1, 0.5, 0.5, 0, 1, 1, 0.5, 0.5, 0, 0.5, 0, 0, 0.5, 0, 0.5, 0.5, 1, 0, 1, 1, 1, 0, 0, 1, 0, 1, 0, 0.5, 0, 0.5, 1, 0, 0.5, 1, 1, 0, 0, 0.5, 0, 0, 0, 1, 0, 1, 1, 0.5, 0, 0, 0.5, 0.5, 0.5], "colorscale": [[0, "cornflowerblue"], [0.5, "#73C088"], [1, "lightcoral"]]}, "tickfont": {"size": 12}, "type": "parcats"}], "layout": {"bargap": 1, "font": {"color": "black", "family": "Courier New, monospace", "size": 20}, "height": 900, "margin": {"b": 50, "l": 150, "r": 100, "t": 150}, "paper_bgcolor": "lavender", "plot_bgcolor": "red", "title": {"text": "Bedrijven per gemeente - Groep 4", "x": 0.5, "xanchor": "center", "y": 0.95, "yanchor": "top"}}}
